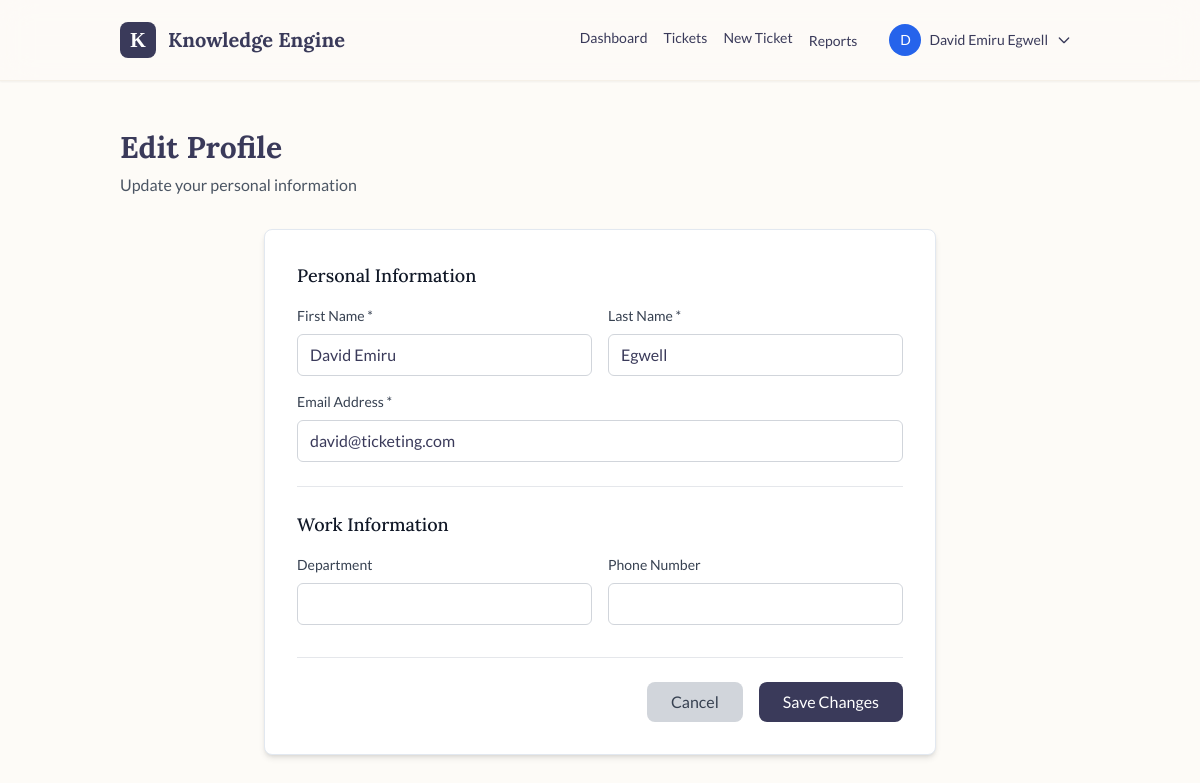
/users/profile/edit/ (signed in), run on the app's committed database.
### tickets/models.py (models this page shows, shortened)
class User(AbstractUser):
    ROLE_CHOICES = (
        ('technician', 'Facilities Technician'),
        ('engineer', 'Facilities Engineer'),
        ('manager', 'Facilities Manager'),
        ('bms', 'BMS/Control Centre Staff'),
        ('admin', 'System Administrator'),
    )
    role = models.CharField(max_length=20, choices=ROLE_CHOICES, default='technician')
    phone = models.CharField(max_length=20, blank=True)
    department = models.CharField(max_length=100, blank=True)
    def get_full_name(self):
        return f"{self.first_name} {self.last_name}".strip() or self.username

### tickets/user_views.py (the view, shortened to what this page needs)
# urls.py: path('profile/edit/', UserUpdateView.as_view(), name='edit_my_profile'),
class UserUpdateView(LoginRequiredMixin, UpdateView):
    model = User
    form_class = UserUpdateForm
    template_name = 'users/edit_profile.html'
    def get_object(self):
        user_id = self.kwargs.get('pk')
        if user_id and (self.request.user.is_staff or str(self.request.user.pk) == str(user_id)):
            return get_object_or_404(User, pk=user_id)
        return self.request.user

### tickets/forms.py
class UserUpdateForm(forms.ModelForm):
    class Meta:
        model = User
        fields = ['first_name', 'last_name', 'email', 'phone', 'department']
        widgets = {
            'first_name': forms.TextInput(attrs={'class': 'w-full px-3 py-2 border border-gray-300 rounded-md focus:outline-none focus:ring-2 focus:ring-blue-500'}),
            'last_name': forms.TextInput(attrs={'class': 'w-full px-3 py-2 border border-gray-300 rounded-md focus:outline-none focus:ring-2 focus:ring-blue-500'}),
            'email': forms.EmailInput(attrs={'class': 'w-full px-3 py-2 border border-gray-300 rounded-md focus:outline-none focus:ring-2 focus:ring-blue-500'}),
            'phone': forms.TextInput(attrs={'class': 'w-full px-3 py-2 border border-gray-300 rounded-md focus:outline-none focus:ring-2 focus:ring-blue-500'}),
            'department': forms.TextInput(attrs={'class': 'w-full px-3 py-2 border border-gray-300 rounded-md focus:outline-none focus:ring-2 focus:ring-blue-500'}),
        }

### core/context_processors.py (called while the page is built)
def auth_enabled(request):
    return {'user_o365_auth_enabled': getattr(settings, 'USER_O365_AUTH_ENABLED', False)}

### tickets/templates/users/edit_profile.html (shortened to what this page needs)
{% extends 'tickets/base.html' %}
{% block content %}
<div class="mb-8">
    <h1 class="text-3xl font-bold text-[#3A3A5A] mb-2">Edit Profile</h1>
    <p class="text-gray-600">Update your personal information</p>
</div>
<div class="max-w-2xl mx-auto">
    <form method="post" class="bg-white p-8 rounded-lg shadow-md border border-slate-200">
        <div class="space-y-6">
            <div class="border-b border-gray-200 pb-6">
                <h3 class="text-lg font-medium text-gray-900 mb-4">Personal Information</h3>
                <div class="grid grid-cols-1 md:grid-cols-2 gap-4">
                    <div>
                        <label for="{{ form.first_name.id_for_label }}" class="block text-sm font-medium text-gray-700 mb-2">
                            First Name *
                        </label>
                        {{ form.first_name }}
                    </div>
                    <div>
                        <label for="{{ form.last_name.id_for_label }}" class="block text-sm font-medium text-gray-700 mb-2">
                            Last Name *
                        </label>
                        {{ form.last_name }}
                    </div>
                </div>
                <div class="mt-4">
                    <label for="{{ form.email.id_for_label }}" class="block text-sm font-medium text-gray-700 mb-2">
                        Email Address *
                    </label>
                    {{ form.email }}
                </div>
            </div>
            <div>
                <h3 class="text-lg font-medium text-gray-900 mb-4">Work Information</h3>
                <div class="grid grid-cols-1 md:grid-cols-2 gap-4">
                    <div>
                        <label for="{{ form.department.id_for_label }}" class="block text-sm font-medium text-gray-700 mb-2">
                            Department
                        </label>
                        {{ form.department }}
                    </div>
                    <div>
                        <label for="{{ form.phone.id_for_label }}" class="block text-sm font-medium text-gray-700 mb-2">
                            Phone Number
                        </label>
                        {{ form.phone }}
                    </div>
                </div>
            </div>
        </div>
        <div class="flex justify-end space-x-4 mt-8 pt-6 border-t border-gray-200">
            {% if object.pk and object.pk != user.pk %}
                <a href="{% url 'users:profile_detail' object.pk %}" class="bg-gray-300 text-gray-700 px-6 py-2 rounded-lg font-medium hover:bg-gray-400 transition-colors">
                    Cancel
                </a>
            {% else %}
                <a href="{% url 'users:profile' %}" class="bg-gray-300 text-gray-700 px-6 py-2 rounded-lg font-medium hover:bg-gray-400 transition-colors">
                    Cancel
                </a>
            {% endif %}
            <button type="submit" class="bg-[#3A3A5A] text-white px-6 py-2 rounded-lg font-medium hover:bg-[#2c2c46] transition-colors">
                Save Changes
            </button>
        </div>
    </form>
</div>
{% endblock %}

### tickets/templates/tickets/base.html (shortened to what this page needs)
<!DOCTYPE html>
<html lang="en" class="scroll-smooth">
<head>
    <script src="https://cdn.tailwindcss.com"></script>
</head>
<body class="antialiased">
    <header class="bg-[#FDFBF7]/80 backdrop-blur-lg shadow-sm sticky top-0 z-50 border-b border-[#F5F0E8]">
        <nav class="container mx-auto px-6 lg:px-8">
            <div class="flex items-center justify-between h-20">
                <div class="flex items-center space-x-3">
                    <div class="w-9 h-9 bg-[#3A3A5A] rounded-lg flex items-center justify-center text-white font-bold text-xl font-serif">K</div>
                    <h1 class="text-xl font-bold text-[#3A3A5A]">Knowledge Engine</h1>
                </div>
                <div class="flex items-center space-x-6">
                    {% if user.is_authenticated %}
                        <nav class="flex space-x-4">
                            <a href="{% url 'tickets:dashboard' %}" class="text-sm font-medium hover:text-blue-600">Dashboard</a>
                            <a href="{% url 'tickets:list' %}" class="text-sm font-medium hover:text-blue-600">Tickets</a>
                            <a href="{% url 'tickets:create' %}" class="text-sm font-medium hover:text-blue-600">New Ticket</a>
                            <div class="relative group">
                                <a href="{% url 'tickets:reports_dashboard' %}" class="text-sm font-medium hover:text-blue-600">Reports</a>
                            </div>
                        </nav>
                        <div class="flex items-center space-x-4">
                            <div class="relative" id="user-menu">
                                <button
                                    class="flex items-center space-x-2 text-sm font-medium hover:text-blue-600 focus:outline-none focus:ring-2 focus:ring-blue-500 focus:ring-offset-2 rounded-md px-2 py-1 transition-colors"
                                    id="user-menu-button"
                                    aria-expanded="false"
                                    aria-haspopup="true"
                                >
                                    <div class="w-8 h-8 bg-blue-600 rounded-full flex items-center justify-center text-white text-sm font-medium">
                                        {{ user.first_name.0|default:user.username.0|upper }}
                                    </div>
                                    <span class="hidden md:block">{{ user.get_full_name|default:user.username }}</span>
                                    <svg class="w-4 h-4 transition-transform duration-200" id="dropdown-arrow" fill="none" stroke="currentColor" viewBox="0 0 24 24">
                                        <path stroke-linecap="round" stroke-linejoin="round" stroke-width="2" d="M19 9l-7 7-7-7"></path>
                                    </svg>
                                </button>
                            </div>
                        </div>
                    {% else %}
                        <a href="{% url 'account_login' %}" class="text-sm font-medium hover:underline">Login</a>
                    {% endif %}
                </div>
            </div>
        </nav>
    </header>
    <main class="container mx-auto px-6 lg:px-8 py-12">
        {% block content %}{% endblock %}
    </main>
</body>
</html>

### tickets/templates/tickets/base.html (style rules this page uses)
body { font-family: 'Lato', sans-serif; background-color: #FDFBF7; color: #3A3A5A; }
h1, h2, h3, h4, h5, h6 { font-family: 'Lora', serif; }

### data on the page
User: first_name.0 "D", get_full_name "David Emiru Egwell", first_name "David Emiru", last_name "Egwell", email "david@ticketing.com"
